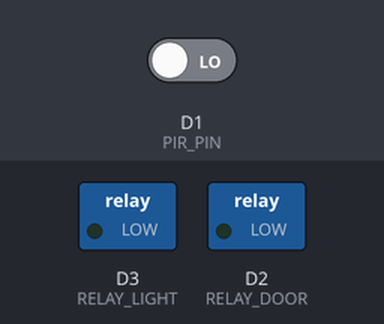
Recording of a sketch running on a simulated ESP8266 (NodeMCU). Shown: switched loads named in the sketch (green lamp = pin HIGH). The test bench sets the inputs (shaded band); at power-on: D1 (PIR_PIN) LOW. WiFi joins after 1.5 s; servers stay silent unless stated; uploads are accepted with an empty reply; what the sketch prints to the serial monitor is not drawn.

Above: at 2.7 s.
2.8 s: D1 (PIR_PIN) driven HIGH
At 3.4 s:
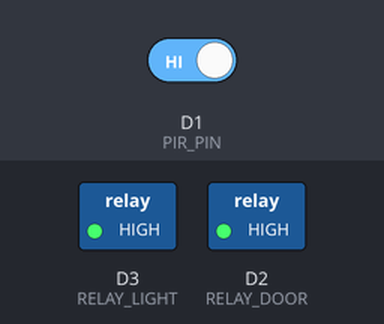
4.4 s: D1 (PIR_PIN) driven LOW
At 5.8 s:
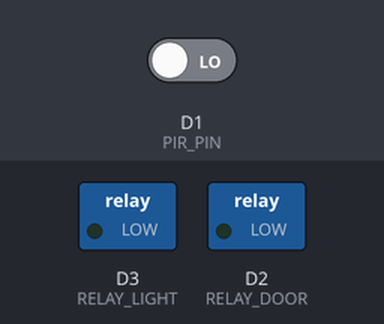
Timing chart, 0 to 7.4 s (numbered marks = the images above; inputs shaded):
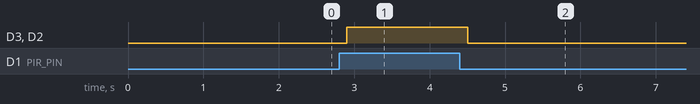

Measured:
- after the input at 2.8 s, D3 (RELAY_LIGHT), D2 (RELAY_DOOR): LOW → HIGH after 0.10 s
- after the input at 4.4 s, D3 (RELAY_LIGHT), D2 (RELAY_DOOR): HIGH → LOW after 0.10 s

The sketch:

gate_control.ino
```cpp
// Arduino code: Quản lý cổng cửa với cảm biến PIR, relay và gửi trạng thái về server
#include <ESP8266WiFi.h>
#include <ESP8266HTTPClient.h>

#define PIR_PIN D1      // Chân cảm biến PIR
#define RELAY_DOOR D2   // Relay điều khiển cửa
#define RELAY_LIGHT D3  // Relay điều khiển đèn

const char* ssid = "YOUR_WIFI_SSID";
const char* password = "YOUR_WIFI_PASSWORD";
const char* server = "http://your-server-ip:3001"; // Đổi thành IP backend

int lastPIR = LOW;
unsigned long lastSend = 0;

void setup() {
  Serial.begin(115200);
  pinMode(PIR_PIN, INPUT);
  pinMode(RELAY_DOOR, OUTPUT);
  pinMode(RELAY_LIGHT, OUTPUT);
  digitalWrite(RELAY_DOOR, LOW); // Đóng cửa ban đầu
  digitalWrite(RELAY_LIGHT, LOW); // Tắt đèn ban đầu

  WiFi.begin(ssid, password);
  Serial.print("Kết nối WiFi");
  while (WiFi.status() != WL_CONNECTED) {
    delay(500);
    Serial.print(".");
  }
  Serial.println("\nWiFi connected");
}

void loop() {
  int pirState = digitalRead(PIR_PIN);
  if (pirState == HIGH && lastPIR == LOW) {
    // Có chuyển động: mở cửa, bật đèn
    digitalWrite(RELAY_DOOR, HIGH);
    digitalWrite(RELAY_LIGHT, HIGH);
    sendStatus("Mở", "Bật");
    lastPIR = HIGH;
  } else if (pirState == LOW && lastPIR == HIGH) {
    // Không chuyển động: đóng cửa, tắt đèn
    digitalWrite(RELAY_DOOR, LOW);
    digitalWrite(RELAY_LIGHT, LOW);
    sendStatus("Đóng", "Tắt");
    lastPIR = LOW;
  }
  delay(200);
}

void sendStatus(String door, String light) {
  if (WiFi.status() == WL_CONNECTED) {
    HTTPClient http;
    String url = String(server) + "/api/status";
    String payload = "{\"door\":\"" + door + "\",\"light\":\"" + light + "\"}";
    http.begin(url);
    http.addHeader("Content-Type", "application/json");
    int httpCode = http.POST(payload);
    Serial.print("Gửi trạng thái: ");
    Serial.println(payload);
    Serial.print("HTTP code: ");
    Serial.println(httpCode);
    http.end();
  }
} 
```
